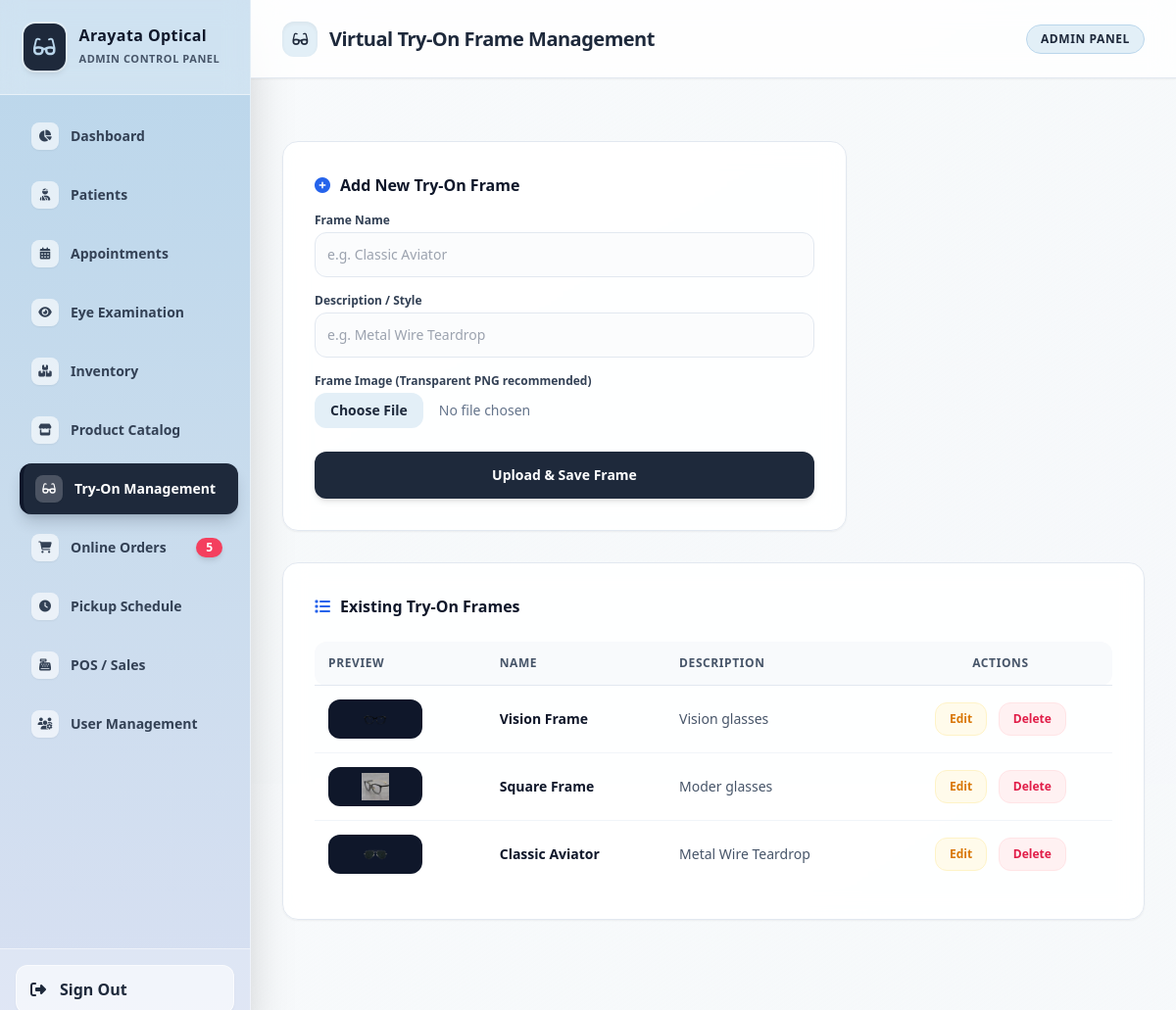
Page /arayata-system/manage_tryon_frames.php (signed in) on the committed database.
### tables this page shows
CREATE TABLE `tryon_frames` (
  `id` int(11) NOT NULL,
  `name` varchar(255) NOT NULL,
  `description` varchar(255) NOT NULL,
  `image_url` varchar(255) NOT NULL,
  `created_at` timestamp NOT NULL DEFAULT current_timestamp()
);

### arayata-system/manage_tryon_frames.php (the view, shortened to what this page needs)
<?php
include 'db.php';
$edit_mode = false;
$edit_data = ['id' => '', 'name' => '', 'description' => '', 'image_url' => ''];
$frames_result =$conn->query("SELECT * FROM tryon_frames ORDER BY id DESC");
?>
<!DOCTYPE html>
<html lang="en">
<head>
    <script src="https://cdn.tailwindcss.com"></script>
    <link rel="stylesheet" href="https://cdnjs.cloudflare.com/ajax/libs/font-awesome/6.4.0/css/all.min.css">
</head>
<body class="bg-gradient-to-br from-slate-50 via-[#e2ebf0]/30 to-[#f6f8fb] font-sans min-h-screen flex">
    <?php include 'sidebar.php'; ?>
    <div class="flex-1 flex flex-col min-h-screen overflow-y-auto">
        <header class="bg-white/80 backdrop-blur-md border-b border-slate-200 h-20 flex items-center px-8 shadow-sm justify-between sticky top-0 z-40">
            <h2 class="text-xl font-black text-slate-800 flex items-center tracking-tight">
                <span class="w-9 h-9 rounded-xl bg-[#BAD6EB]/40 text-slate-800 flex items-center justify-center mr-3 shadow-inner">
                    <i class="fa-solid fa-glasses text-sm"></i>
                </span>
                Virtual Try-On Frame Management
            </h2>
            <span class="text-xs font-extrabold bg-[#BAD6EB]/40 text-slate-800 px-3.5 py-1.5 rounded-full border border-[#BAD6EB] uppercase tracking-wider">Admin Panel</span>
        </header>
        <main class="p-8 space-y-8">
            <div class="bg-white/90 backdrop-blur-md p-8 rounded-2xl shadow-sm border border-slate-200 max-w-xl">
                <h3 class="font-black text-slate-900 text-base mb-4 flex items-center">
                    <i class="fa-solid <?php echo $edit_mode ? 'fa-pen-to-square text-amber-600' : 'fa-plus-circle text-blue-600'; ?> mr-2.5"></i>
                    <?php echo $edit_mode ? 'Edit Try-On Frame' : 'Add New Try-On Frame'; ?>
                </h3>
                <form method="POST" enctype="multipart/form-data" class="space-y-4">
                    <div>
                        <label class="block text-xs font-bold text-slate-700 mb-1">Frame Name</label>
                        <input type="text" name="frame_name" value="<?php echo htmlspecialchars($edit_data['name']); ?>" placeholder="e.g. Classic Aviator" required class="w-full border border-slate-200 p-3 rounded-xl text-sm focus:outline-none focus:border-[#8EBBDC] focus:ring-2 focus:ring-[#BAD6EB]/30 transition bg-slate-50/50">
                    </div>
                    <div>
                        <label class="block text-xs font-bold text-slate-700 mb-1">Description / Style</label>
                        <input type="text" name="frame_desc" value="<?php echo htmlspecialchars($edit_data['description']); ?>" placeholder="e.g. Metal Wire Teardrop" required class="w-full border border-slate-200 p-3 rounded-xl text-sm focus:outline-none focus:border-[#8EBBDC] focus:ring-2 focus:ring-[#BAD6EB]/30 transition bg-slate-50/50">
                    </div>
                    <div>
                        <label class="block text-xs font-bold text-slate-700 mb-1">
                            Frame Image <?php echo $edit_mode ? '(Leave blank if you do not want to change image)' : '(Transparent PNG recommended)'; ?>
                        </label>
                        <input type="file" name="frame_image" accept="image/*" <?php echo $edit_mode ? '' : 'required'; ?> class="w-full text-sm text-slate-500 file:mr-4 file:py-2 file:px-4 file:rounded-xl file:border-0 file:text-sm file:font-semibold file:bg-[#BAD6EB]/40 file:text-slate-800 hover:file:bg-[#BAD6EB]/70 cursor-pointer">
                    </div>
                    <div class="flex space-x-3 pt-2">
                        <?php if ($edit_mode): ?>
                            <a href="manage_tryon_frames.php" class="w-1/2 bg-slate-100 hover:bg-slate-200 text-slate-700 py-3.5 rounded-xl text-sm font-bold text-center transition">Cancel</a>
                            <button type="submit" name="update_frame" class="w-1/2 bg-amber-600 hover:bg-amber-700 text-white py-3.5 rounded-xl text-sm font-extrabold transition shadow-md cursor-pointer">
                                Update Frame
                            </button>
                        <?php else: ?>
                            <button type="submit" name="add_frame" class="w-full bg-slate-800 hover:bg-slate-900 text-white py-3.5 rounded-xl text-sm font-extrabold transition shadow-md cursor-pointer">
                                Upload & Save Frame
                            </button>
                        <?php endif; ?>
                    </div>
                </form>
            </div>
            <div class="bg-white/90 backdrop-blur-md p-8 rounded-2xl shadow-sm border border-slate-200">
                <h3 class="font-black text-slate-900 text-base mb-6 flex items-center">
                    <i class="fa-solid fa-list text-blue-600 mr-2.5"></i> Existing Try-On Frames
                </h3>
                <div class="overflow-x-auto">
                    <table class="w-full text-left text-sm border-collapse">
                        <thead>
                            <tr class="bg-slate-50 text-slate-600 text-xs uppercase tracking-wider font-bold border-b border-slate-200">
                                <th class="p-3.5 rounded-l-xl">Preview</th>
                                <th class="p-3.5">Name</th>
                                <th class="p-3.5">Description</th>
                                <th class="p-3.5 rounded-r-xl text-center">Actions</th>
                            </tr>
                        </thead>
                        <tbody id="frameTableBody" class="divide-y divide-slate-100 text-slate-700 font-medium">
                            <?php if ($frames_result &&$frames_result->num_rows > 0): ?>
                                <?php while ($row =$frames_result->fetch_assoc()): ?>
                                <tr id="row-<?php echo $row['id']; ?>" class="hover:bg-slate-50/50 transition">
                                    <td class="p-3.5">
                                        <img src="upload/<?php echo htmlspecialchars($row['image_url']); ?>" class="w-24 h-10 object-contain bg-slate-900 p-1.5 rounded-xl shadow-xs">
                                    </td>
                                    <td class="p-3.5 font-bold text-slate-900"><?php echo htmlspecialchars($row['name']); ?></td>
                                    <td class="p-3.5 text-slate-600"><?php echo htmlspecialchars($row['description']); ?></td>
                                    <td class="p-3.5 text-center space-x-2">
                                        <a href="manage_tryon_frames.php?edit=<?php echo $row['id']; ?>" class="text-amber-600 hover:text-amber-800 font-bold text-xs bg-amber-50 px-3.5 py-2 rounded-xl border border-amber-100 transition inline-block">Edit</a>
                                        <button onclick="seamlessDelete(<?php echo $row['id']; ?>)" class="text-rose-600 hover:text-rose-800 font-bold text-xs bg-rose-50 px-3.5 py-2 rounded-xl border border-rose-100 transition cursor-pointer inline-block">Delete</button>
                                    </td>
                                </tr>
                                <?php endwhile; ?>
                            <?php else: ?>
                                <tr id="emptyRow">
                                    <td colspan="4" class="py-10 text-center text-slate-400 font-medium">No try-on frames uploaded yet. Add one using the form above!</td>
                                </tr>
                            <?php endif; ?>
                        </tbody>
                    </table>
                </div>
            </div>
        </main>
    </div>
</body>
</html>

### arayata-system/sidebar.php
<?php
if (isset($conn)) {
    $badge_query = $conn->query("SELECT COUNT(*) as pending_count FROM orders WHERE status = 'Pending' OR status = 'Reserved'");
    if ($badge_query) {
        $badge_row = $badge_query->fetch_assoc();
        $pending_orders = $badge_row['pending_count'];
    } else {
        $pending_orders = 0;
    }
} else {
    $pending_orders = 0;
}
?>
<aside class="w-64 bg-gradient-to-b from-[#BAD6EB] via-[#C9DCED] to-[#D8E0F2] text-slate-800 flex flex-col justify-between hidden md:flex shadow-2xl border-r border-white/60">
<div>
    <div class="p-6 border-b border-white/50 flex items-center space-x-3.5 bg-white/30 backdrop-blur-md">
        <div class="bg-slate-800 text-[#BAD6EB] p-2.5 rounded-xl font-bold text-xl shadow-md ring-2 ring-white/40">
            <i class="fa-solid fa-glasses"></i>
        </div>
        <div>
            <h1 class="text-slate-900 font-extrabold text-base leading-tight tracking-wide">Arayata Optical</h1>
            <span class="text-[11px] text-slate-600 font-bold tracking-wider uppercase">Admin Control Panel</span>
        </div>
    </div>
    <nav class="p-4 space-y-2 text-sm overflow-y-auto h-[calc(100vh-160px)] custom-scrollbar">
    <?php
    $nav_items = [
        ['href' => 'index.php', 'icon' => 'fa-chart-pie', 'label' => 'Dashboard'],
        ['href' => 'patients.php', 'icon' => 'fa-user-injured', 'label' => 'Patients'],
        ['href' => 'appointments.php', 'icon' => 'fa-calendar-days', 'label' => 'Appointments'],
        ['href' => 'eye_exam.php', 'icon' => 'fa-eye', 'label' => 'Eye Examination'],
        ['href' => 'inventory.php', 'icon' => 'fa-boxes-stacked', 'label' => 'Inventory'],
        ['href' => 'product_catalog.php', 'icon' => 'fa-store', 'label' => 'Product Catalog'],
        ['href' => 'manage_tryon_frames.php', 'icon' => 'fa-glasses', 'label' => 'Try-On Management'],
        ['href' => 'online_orders.php', 'icon' => 'fa-cart-shopping', 'label' => 'Online Orders', 'badge' => $pending_orders],
        ['href' => 'pickup_schedule.php', 'icon' => 'fa-clock', 'label' => 'Pickup Schedule'],
        ['href' => 'pos.php', 'icon' => 'fa-cash-register', 'label' => 'POS / Sales'],
        ['href' => 'user_management.php', 'icon' => 'fa-users-gear', 'label' => 'User Management']
    ];
    $current_page = basename($_SERVER['PHP_SELF']);
    foreach ($nav_items as $item) {
        $isActive = ($current_page == $item['href']);
        $activeClass = $isActive
            ? "bg-slate-800 text-white shadow-lg shadow-slate-800/20 border-l-4 border-slate-900 translate-x-1 font-bold"
            : "hover:bg-white/50 hover:text-slate-900 text-slate-700 hover:translate-x-1 border-l-4 border-transparent font-semibold";
        echo '<a href="' . $item['href'] . '" class="group flex items-center justify-between p-3 rounded-xl transition-all duration-300 ' . $activeClass . '">';
        echo '<div class="flex items-center space-x-3">';
        $iconBg = $isActive ? "bg-white/20 text-white" : "bg-white/60 text-slate-700 group-hover:bg-slate-800 group-hover:text-[#BAD6EB]";
        echo '<div class="w-7 h-7 rounded-lg flex items-center justify-center transition shadow-sm ' . $iconBg . '">';
        echo '<i class="fa-solid ' . $item['icon'] . ' text-xs"></i>';
        echo '</div>';
        echo '<span>' . $item['label'] . '</span>';
        echo '</div>';
        if (isset($item['badge']) && $item['badge'] > 0) {
            echo '<span class="bg-rose-500 text-white text-xs font-black px-2.5 py-0.5 rounded-full shadow-md animate-pulse">';
            echo $item['badge'];
            echo '</span>';
        }
        echo '</a>';
    }
    ?>
    </nav>
</div>
<div class="p-4 border-t border-white/50 bg-white/20">
    <a href="logout.php" class="flex items-center space-x-3 p-3 rounded-xl bg-white/60 hover:bg-slate-800 hover:text-white text-slate-800 transition-all duration-300 font-bold shadow-sm border border-white/60 hover:shadow-lg hover:scale-[1.02]">
        <i class="fa-solid fa-right-from-bracket w-5 text-center"></i>
        <span>Sign Out</span>
    </a>
</div>
</aside>

### rows in the picture
tryon_frames: image_url (picture), name "Vision Frame", description "Vision glasses"
tryon_frames: image_url (picture), name "Square Frame", description "Moder glasses"
tryon_frames: image_url (picture), name "Classic Aviator", description "Metal Wire Teardrop"

### other values in the picture
$item['label'] "Dashboard"
$item['label'] "Patients"
$item['label'] "Appointments"
$item['label'] "Eye Examination"
$item['label'] "Inventory"
$item['label'] "Product Catalog"
$item['label'] "Try-On Management"
$item['label'] "Online Orders"
$item['badge'] "5"
$item['label'] "Pickup Schedule"
$item['label'] "POS / Sales"
$item['label'] "User Management"
